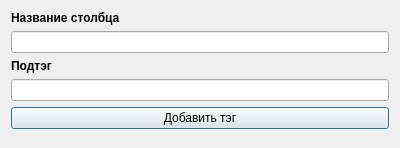
<?xml version="1.0" encoding="UTF-8"?>
<ui version="4.0">
 <class>Dialog</class>
 <widget class="QDialog" name="Dialog">
  <property name="geometry">
   <rect>
    <x>0</x>
    <y>0</y>
    <width>400</width>
    <height>148</height>
   </rect>
  </property>
  <property name="windowTitle">
   <string>Dialog</string>
  </property>
  <layout class="QVBoxLayout" name="verticalLayout">
   <item>
    <widget class="QLabel" name="colname">
     <property name="minimumSize">
      <size>
       <width>0</width>
       <height>0</height>
      </size>
     </property>
     <property name="maximumSize">
      <size>
       <width>16777215</width>
       <height>16</height>
      </size>
     </property>
     <property name="styleSheet">
      <string notr="true">font-weight: bold;</string>
     </property>
     <property name="text">
      <string>&lt;html&gt;&lt;head/&gt;&lt;body&gt;&lt;p&gt;Название столбца&lt;/p&gt;&lt;/body&gt;&lt;/html&gt;</string>
     </property>
     <property name="textFormat">
      <enum>Qt::AutoText</enum>
     </property>
     <property name="scaledContents">
      <bool>false</bool>
     </property>
    </widget>
   </item>
   <item>
    <widget class="QLineEdit" name="lineedit_colname">
     <property name="clearButtonEnabled">
      <bool>false</bool>
     </property>
    </widget>
   </item>
   <item>
    <widget class="QLabel" name="coltag">
     <property name="minimumSize">
      <size>
       <width>0</width>
       <height>0</height>
      </size>
     </property>
     <property name="maximumSize">
      <size>
       <width>16777215</width>
       <height>16</height>
      </size>
     </property>
     <property name="styleSheet">
      <string notr="true">font-weight: bold;</string>
     </property>
     <property name="text">
      <string>&lt;html&gt;&lt;head/&gt;&lt;body&gt;&lt;p&gt;Подтэг &lt;/p&gt;&lt;/body&gt;&lt;/html&gt;</string>
     </property>
     <property name="textFormat">
      <enum>Qt::AutoText</enum>
     </property>
     <property name="scaledContents">
      <bool>false</bool>
     </property>
    </widget>
   </item>
   <item>
    <widget class="QLineEdit" name="lineedit_coltag">
     <property name="clearButtonEnabled">
      <bool>false</bool>
     </property>
    </widget>
   </item>
   <item>
    <widget class="QPushButton" name="btn_addsave">
     <property name="text">
      <string>Добавить тэг</string>
     </property>
    </widget>
   </item>
   <item>
    <spacer name="verticalSpacer">
     <property name="orientation">
      <enum>Qt::Vertical</enum>
     </property>
     <property name="sizeHint" stdset="0">
      <size>
       <width>20</width>
       <height>40</height>
      </size>
     </property>
    </spacer>
   </item>
  </layout>
 </widget>
 <resources/>
 <connections/>
</ui>
